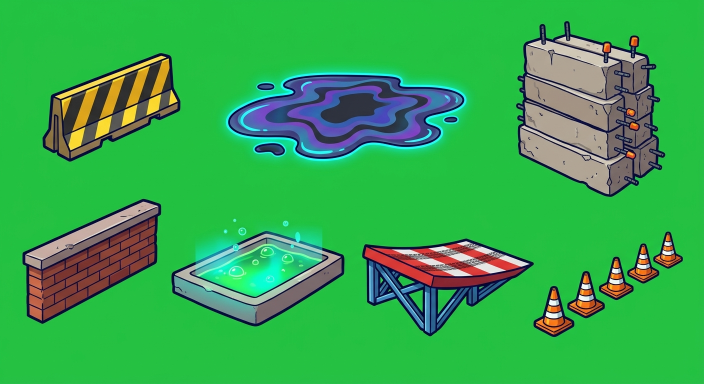
#> input picture assets/sources/decors/divers/obstacles-autres.jfif, 1408 x 768 px (shown at 1/2 size)
$ python recolor.py ../../assets/sources/decors/divers/obstacles-autres.jfif ../../assets/sources/decors/divers/obstacles-autres.jfif
#> lines starting #> are read from the running program, lines starting #| are printed output that depends on the picture
"""Recoloration par code d'une base « rouge » : seuls les pixels rouges changent (teinte, saturation, luminosité).
Le noir, le crème, le gris et les contours restent identiques. Fond vert retiré automatiquement.
Usage : python src/tools/recolor.py image.png [dossier_sortie]  -> une image par couleur + une planche de démo."""
import numpy as np
from PIL import Image, ImageDraw, ImageFont
from scipy import ndimage as ndi
from matplotlib.colors import rgb_to_hsv, hsv_to_rgb

def key(path):
    a=np.asarray(Image.open(path).convert('RGB')).astype(float)
    r,g,b=a[...,0],a[...,1],a[...,2]
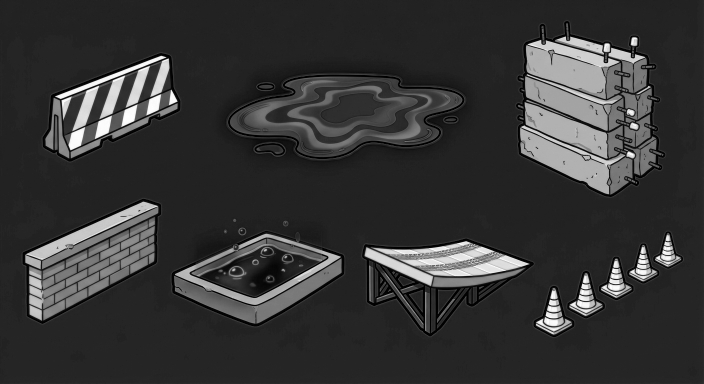
#> r: shape (768, 1408) float64 (shown at 1/2 size); min 0, max 255, mean 53.9
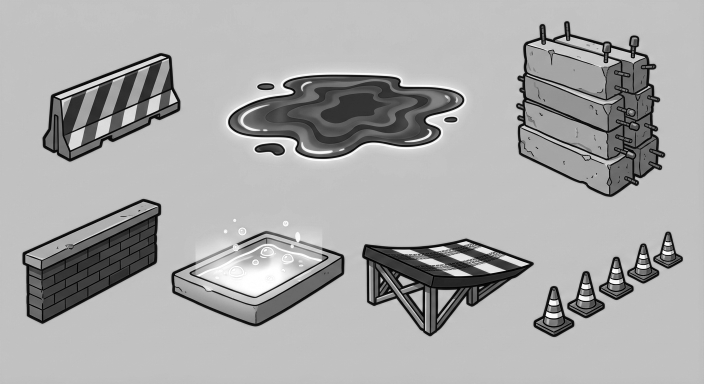
#> g: shape (768, 1408) float64 (shown at 1/2 size); min 0, max 255, mean 169.2
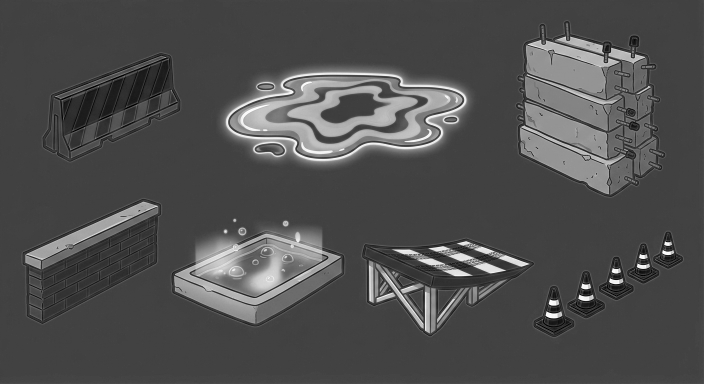
#> b: shape (768, 1408) float64 (shown at 1/2 size); min 0, max 255, mean 78.9
    green=g-np.maximum(r,b)               # >0 : pixel "vert"
    alpha=np.clip(1-(green-30)/110,0,1)   # fond vert -> transparent, bords adoucis
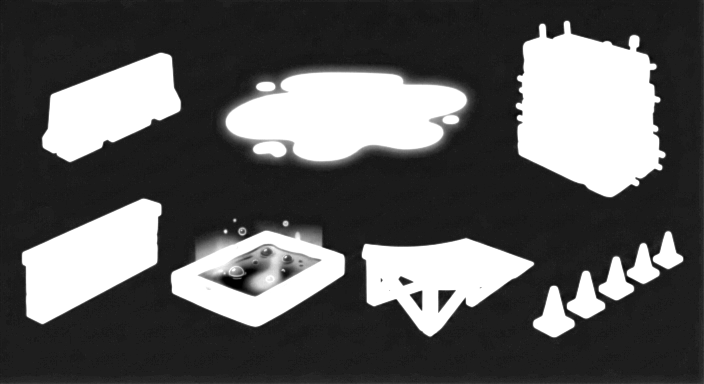
#> alpha: shape (768, 1408) float64 (shown at 1/2 size); min 0, max 1, mean 0.365
    # désaturer le liseré vert des bords
    rgb=a.copy(); spill=np.clip(green,0,None)*(alpha>0)
#> after `spill = np.clip(green, 0, None) * (alpha > 0)`:
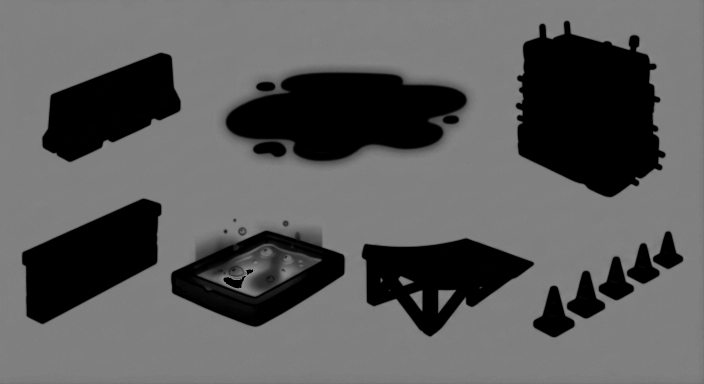
#> spill: shape (768, 1408) float64 (shown at 1/2 size); min 0, max 139, mean 92.1
    rgb[...,1]=np.minimum(g,np.maximum(r,b)+np.where(alpha<1,0,0))
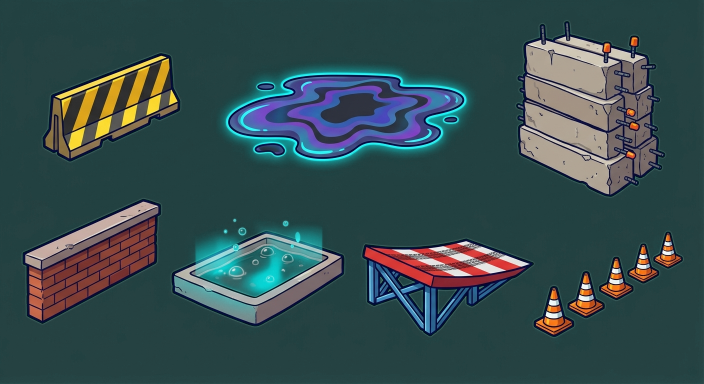
#> rgb: shape (768, 1408, 3) float64 (shown at 1/2 size); mean R, G, B 53.9, 77, 78.9
    im=np.dstack([np.clip(rgb,0,255),alpha*255]).astype(np.uint8)
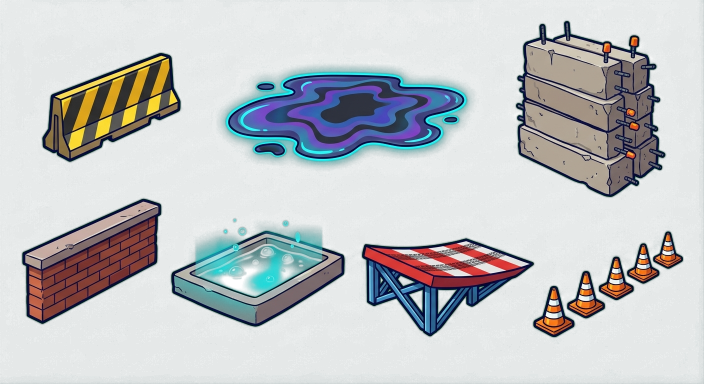
#> im: shape (768, 1408, 4) (shown at 1/2 size); mean R, G, B, A 53.9, 77, 78.9, 92.7; transparent parts drawn white
    return Image.fromarray(im,'RGBA')
def frames(im,n):
    al=np.asarray(im)[...,3]>40
    al=ndi.binary_closing(al,iterations=6);lab,k=ndi.label(al);sl=ndi.find_objects(lab)
    sz=ndi.sum(al,lab,range(1,k+1));keep=[sl[i] for i in range(k) if sz[i]>0.003*al.size]
    keep=sorted(keep,key=lambda s:s[1].start)[:n]
    return [im.crop((s[1].start,s[0].start,s[1].stop,s[0].stop)) for s in keep]
def base_hue(imgs):
    """Teinte dominante (0 à 1) des pixels bien colorés d'une ou plusieurs images : c'est la « couleur de base » à remplacer."""
    H=[]
    for im in imgs:
        a=np.asarray(im.convert('RGBA')).astype(float);hsv=rgb_to_hsv(a[...,:3]/255);m=(a[...,3]>200)&(hsv[...,1]>.5)&(hsv[...,2]>.35)
        H.append(np.repeat(hsv[...,0][m],1))
    h=np.concatenate(H) if H else np.array([0.]);hist=np.bincount((h*100).astype(int)%100,minlength=100).astype(float)
    hist=np.convolve(np.r_[hist[-3:],hist,hist[:3]],np.ones(5)/5,'same')[3:-3];return (np.argmax(hist)+.5)/100
def recolor(im,hue,sat=1.0,vmul=1.0,vadd=0.0,grey=False,base=0.0):
    """Recolore les pixels de teinte « base » (± 0,07) : nouvelle teinte, saturation x sat, luminosité x vmul + vadd."""
    a=np.asarray(im).astype(float);rgb=a[...,:3]/255;al=a[...,3]
    hsv=rgb_to_hsv(rgb);h,s,v=hsv[...,0],hsv[...,1],hsv[...,2]
    d=np.abs(h-base);d=np.minimum(d,1-d)
    red=(d<.07)&(s>0.35)&(v>0.25)
    nh=np.where(red,hue,h);ns=np.where(red,np.clip(s*sat,0,1),s);nv=np.where(red,np.clip(v*vmul+vadd,0,1),v)
    out=hsv_to_rgb(np.dstack([nh,ns,nv]))
    res=np.where(red[...,None],out,rgb)
    return Image.fromarray(np.dstack([res*255,al]).astype(np.uint8),'RGBA')
COUL=[('Rouge (original)',None),
('Bleu',(215/360,1,1,0)),('Turquoise',(180/360,1,1,0)),('Vert',(125/360,1,.95,0)),
('Jaune',(50/360,1,1.05,0)),('Orange',(24/360,1,1.05,0)),('Violet',(272/360,.95,.95,0)),
('Rose',(328/360,.65,1.1,0)),('Blanc',(0,.04,.40,.58)),('Gris',(0,.04,.55,.12)),
('Noir',(0,.10,.38,0)),('Menthe (pastel)',(150/360,.32,.55,.45)),('Lavande (pastel)',(265/360,.30,.55,.45))]
def main():
    import sys,os
    p=sys.argv[1];out=sys.argv[2] if len(sys.argv)>2 else 'recolor_out';os.makedirs(out,exist_ok=True)
    im=key(p)
    for nm,pr in COUL[1:]:
        recolor(im,*pr).save(os.path.join(out,nm.split(' ')[0].lower()+'.png'))
    print('fait :',out)
#| fait : ../../assets/sources/decors/divers/obstacles-autres.jfif
COULEURS={n.split(' ')[0]:p for n,p in COUL if p}
COULEURS['Rouge']=(0.0,1.0,0.95,0.0)   # utile pour recolorer une base d'une autre couleur en rouge   # Bleu, Turquoise, Vert, Jaune, Orange, Violet, Rose, Blanc, Gris, Noir, Menthe, Lavande
if __name__=='__main__' and len(__import__('sys').argv)>1:
    main()
elif __name__=='__main__':
    t1=key(U+'transformation1_sprite_21.png');fr=frames(t1,6);print(len(fr),[f.size for f in fr])
    car,rob=fr[0],fr[5]
    cw,ch=470,330;cols=4;rows=(len(COUL)+cols-1)//cols
    sheet=Image.new('RGB',(cols*cw,rows*ch),(11,16,56));d=ImageDraw.Draw(sheet)
    try:F=ImageFont.truetype('/usr/share/fonts/truetype/dejavu/DejaVuSans-Bold.ttf',22)
    except:F=None
    for i,(nm,p) in enumerate(COUL):
        x0,y0=(i%cols)*cw,(i//cols)*ch
        d.rounded_rectangle((x0+6,y0+6,x0+cw-6,y0+ch-6),14,fill=(20,28,76),outline=(42,63,107),width=2)
        for im,xx in((car,0),(rob,1)):
            c=im if p is None else recolor(im,*p)
            k=235/rob.height
            c=c.resize((max(1,round(im.width*k)),max(1,round(im.height*k))),Image.LANCZOS)
            px=x0+(30 if xx==0 else 270);py=y0+260-c.height
            sheet.paste(c,(px,py),c)
        d.text((x0+20,y0+272),nm,fill=(255,255,255),font=F)
    sheet.save('demo_recoloration.png');print(sheet.size)

$ run again, on assets/sources/decors/piste1-cyber-city/bord-de-route.jfif
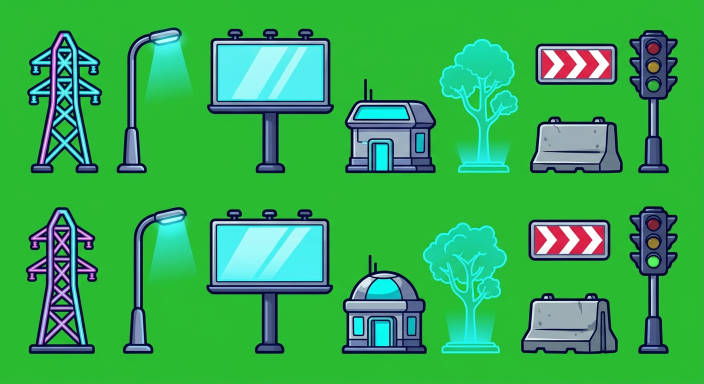
#> input picture assets/sources/decors/piste1-cyber-city/bord-de-route.jfif, 1408 x 768 px (shown at 1/2 size)
#> in key, `rgb[...,1]=np.minimum(g,np.maximum(r,b)+np.where(alpha<1,0,0))`:
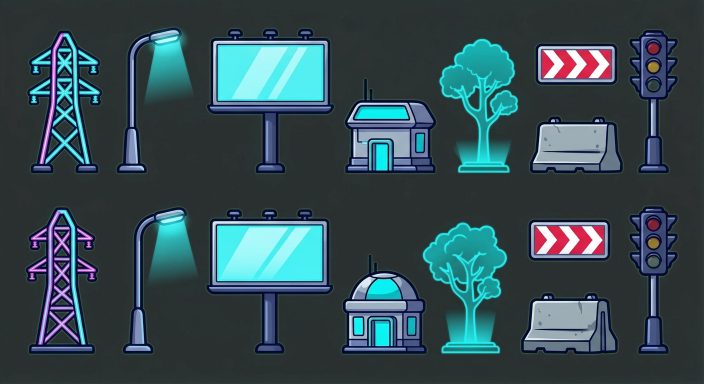
#> rgb: shape (768, 1408, 3) float64 (shown at 1/2 size); mean R, G, B 53.6, 76, 82.6
#> in key, `im=np.dstack([np.clip(rgb,0,255),alpha*255]).astype(np.uint8)`:
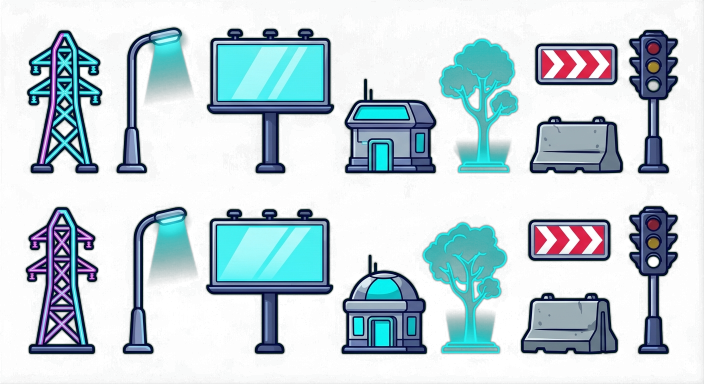
#> im: shape (768, 1408, 4) (shown at 1/2 size); mean R, G, B, A 53.6, 76, 82.6, 85.7; transparent parts drawn white
#| fait : ../../assets/sources/decors/piste1-cyber-city/bord-de-route.jfif
